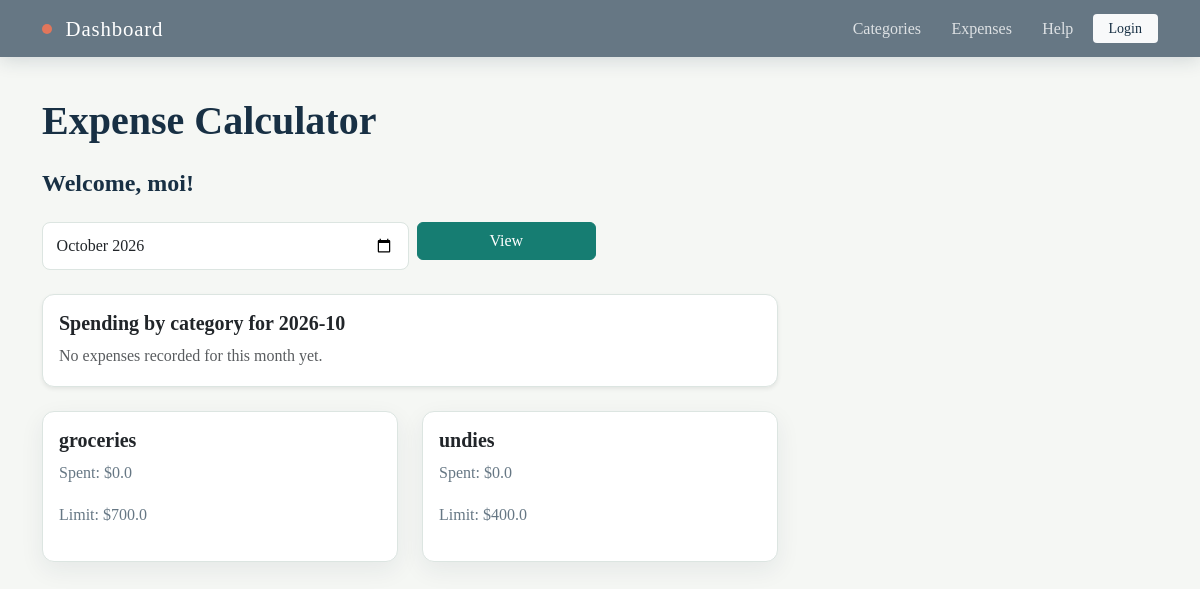
Page / (signed in) on the committed database.
### tables this page shows
CREATE TABLE category (id INTEGER PRIMARY KEY AUTOINCREMENT UNIQUE NOT NULL, name TEXT, spending_limit INTEGER, user_id INTEGER REFERENCES user (id));

### app.py (the view)
@app.route("/") #this will be the homepage/dashboard of the app
def home():
    user = session.get("user")
    if not user:
        return redirect(url_for("login"))
    user_id = user[0]
    selected_month = request.args.get("month") or datetime.date.today().strftime("%Y-%m")
    sql = '''SELECT category.id, category.name, category.spending_limit,
            IFNULL(SUM(expenses.amount_spent), 0)
             AS total_amount_spent FROM category LEFT JOIN expenses ON category.id = expenses.category_id
                AND expenses.user_id = ?
                AND strftime('%Y-%m', expenses.date) = ?
            WHERE category.user_id = ?
            GROUP BY category.id'''
    categories = query_db(sql, args=(user_id, selected_month, user_id))
    monthly_sql = '''SELECT expenses.id, expenses.name, expenses.amount_spent,
                    strftime('%Y-%m-%d', expenses.date) AS date,
                    category.name AS category, expenses.category_id
                    FROM expenses
                    JOIN category ON expenses.category_id = category.id
                    WHERE expenses.user_id = ? AND strftime('%Y-%m', expenses.date) = ?'''
    monthly_expenses = query_db(monthly_sql, args=(user_id, selected_month))
    monthly_totals = build_monthly_category_totals(monthly_expenses, selected_month)
    pie_segments = build_pie_chart_segments(monthly_totals)
    get_db().commit()
    username = user[1]
    return render_template(
        "home.html",
        categories=categories,
        username=username,
        selected_month=selected_month,
        monthly_totals=monthly_totals,
        pie_segments=pie_segments,
    )

### app.py (called while the page is built, shortened)
def get_db():
    db = getattr(g, '_database', None)
    if db is None:
        db = g._database = sqlite3.connect(DATABASE)
    return db

def query_db(query, args=(), one=False):
    cur = get_db().execute(query, args)
    rv = cur.fetchall()
    cur.close()
    return (rv[0] if rv else None) if one else rv

def build_monthly_category_totals(expenses, month):
    totals = {}
    for expense in expenses:
        expense_date = expense[3] if len(expense) > 3 else ""
        category_name = expense[4] if len(expense) > 4 else ""
        if expense_date.startswith(month) and category_name:
            amount = float(expense[2] or 0)
            totals[category_name] = totals.get(category_name, 0.0) + amount
    return totals

def build_pie_chart_segments(totals):
    colors = ["#0d6efd", "#198754", "#dc3545", "#ffc107", "#6f42c1", "#20c997", "#fd7e14"]
    if not totals:
        return []

### templates/home.html (shortened to what this page needs)
{%extends "base.html"%}
{%block content%}
<h2 class = "mb-4"> Expense Calculator </h2>
{% if username %}
    <h4 class="mb-4">Welcome, {{ username }}!</h4>
{% endif %}
<form method="get" class="row g-2 mb-4">
    <div class="col-md-4">
        <input class="form-control" type="month" name="month" value="{{ selected_month }}">
    </div>
    <div class="col-md-2">
        <button class="btn btn-primary w-100" type="submit">View</button>
    </div>
</form>
<div class="row mb-4">
    <div class="col-md-8">
        <div class="card shadow-sm">
            <div class="card-body">
                <h5 class="card-title">Spending by category for {{ selected_month }}</h5>
                {% if pie_segments %}
                    <svg width="260" height="260" viewBox="0 0 220 220" role="img" aria-label="Pie chart of monthly spending">
                        <circle cx="110" cy="110" r="70" fill="none" stroke="#e9ecef" stroke-width="40"></circle>
                        {% for segment in pie_segments %}
                            <circle cx="110" cy="110" r="70" fill="none" stroke="{{ segment.color }}" stroke-width="40" stroke-linecap="round"
                                    stroke-dasharray="{{ segment.dasharray }}"
                                    stroke-dashoffset="{{ segment.dashoffset }}"
                                    transform="rotate(-90 110 110)"></circle>
                        {% endfor %}
                        <circle cx="110" cy="110" r="35" fill="white"></circle>
                        <text x="110" y="105" text-anchor="middle" font-size="14" fill="#212529">{{ selected_month }}</text>
                        <text x="110" y="126" text-anchor="middle" font-size="14" fill="#212529">Total</text>
                    </svg>
                    <ul class="mt-3">
                        {% for segment in pie_segments %}
                            <li> {{ segment.name }} — ${{ segment.amount }} ({{ segment.percent }}%)</li>
                        {% endfor %}
                    </ul>
                {% else %}
                    <p class="text-muted mb-0">No expenses recorded for this month yet.</p>
                {% endif %}
            </div>
        </div>
    </div>
</div>
<div class="row">
    {% for category in categories %}
        <div class="col-md-4 mb-3">
            <div class="card {% if category[3]|float > category[2]|float %}border-danger{% endif %}">
                <div class="card-body">
                    <h5 class="card-title">{{ category[1] }}</h5>
                    <p>Spent: ${{ category[3]|float | round(2) }}</p>
                    <p>Limit: ${{ category[2]|float | round(2) }}</p>
                </div>
            </div>
        </div>
    {% endfor %}
</div>
{% endblock %}

### static/style/style.css (style rules this page uses)
:root { --ink: #183044; --muted: #667784; --paper: #f5f7f4; --surface: #ffffff; --line: #dce5e1; --teal: #167d72; --teal-dark: #0e5d56; --coral: #e2765b; }
body { min-height: 100vh; margin: 0; color: var(--line); background: var(--paper); font-family: Georgia, "Times New Roman", serif; }
h1, h2, h3, h4, h5 { color: var(--ink); font-weight: 700; }
h2 { margin-bottom: 1.5rem; font-size: clamp(1.8rem, 4vw, 2.5rem); }
p, li { color: var(--muted); line-height: 1.65; }
.card { border: 1px solid var(--line); border-radius: 0.75rem; background: var(--surface); box-shadow: 0 8px 24px rgba(24, 48, 68, 0.07); }
.form-control, .form-select { border-color: var(--line); border-radius: 0.5rem; padding: 0.7rem 0.85rem; }
.btn-primary, .btn-success { --bs-btn-bg: var(--teal); --bs-btn-border-color: var(--teal); --bs-btn-hover-bg: var(--teal-dark); --bs-btn-hover-border-color: var(--teal-dark); }

### rows in the picture
category: name "groceries", category "0.0", spending_limit "700.0"
category: name "undies", category "0.0", spending_limit "400.0"

### other values in the picture
{{ username }} "moi"
{{ selected_month }} "2026-10"
